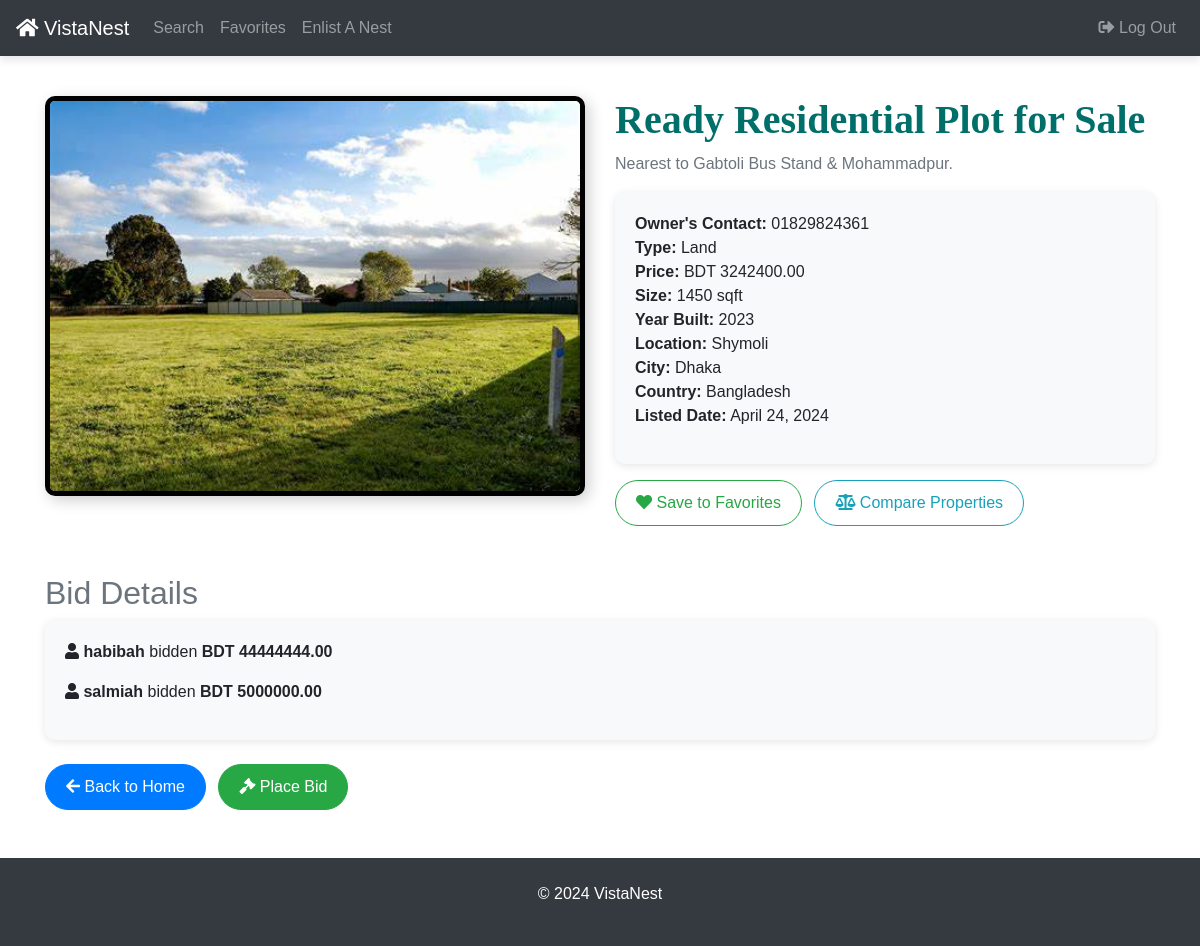
Page /details/16 on the committed database.
### platforms/models.py (models this page shows, shortened)
class Platform(models.Model):
    property_type_choices = [
        ('Residential', 'Residential'),
        ('Commercial', 'Commercial'),
        ('Land', 'Land'),
        ('Industrial', 'Industrial'),
        ('Special Purpose', 'Special Purpose')
    ]
    owner_contact_number = models.CharField(max_length=15, blank=True, null=True)
    title = models.CharField(max_length=100)
    description = models.TextField(default="This Property is mindblowing!")
    property_type = models.CharField(max_length=20, choices=property_type_choices)
    price = models.DecimalField(max_digits=10, decimal_places=2)
    size_sqft = models.PositiveIntegerField()
    year_built = models.PositiveIntegerField()
    location = models.CharField(max_length=100)
    city = models.CharField(max_length=50)
    country = models.CharField(max_length=50)
    listed_date = models.DateField(auto_now_add=True)
    image = models.ImageField(upload_to='platform_image/', blank=True, null=True, default='platform_image/houses.png')

class Bid(models.Model):
    user = models.ForeignKey(User, on_delete=models.CASCADE)
    property = models.ForeignKey(Platform, on_delete=models.CASCADE, related_name='bids')
    amount = models.DecimalField(max_digits=10, decimal_places=2)
    bid_status = models.CharField(max_length=20, choices=[
        ('Pending', 'Pending'),
        ('Accepted', 'Accepted'),
        ('Rejected', 'Rejected')
    ], default='Pending')
    date_placed = models.DateTimeField(auto_now_add=True)

### mysite/views.py (the view)
# urls.py: path('details/<int:property_id>', views.details, name='details'),
def details(request, property_id):
    platform = get_object_or_404(Platform, pk=property_id)
    bids = platform.bids.all().select_related('user')
    return render(request, 'details.html', {
    "platform": platform,  'bids': bids,
  })

### templates/details.html (shortened to what this page needs)
<!DOCTYPE html>
<html lang="en">
<head>
    <link rel="stylesheet" href="https://cdn.jsdelivr.net/npm/bootstrap@4.3.1/dist/css/bootstrap.min.css">
    <link rel="stylesheet" href="https://cdnjs.cloudflare.com/ajax/libs/font-awesome/5.15.4/css/all.min.css">
</head>
<body>
    <nav class="navbar navbar-expand-md navbar-dark bg-dark fixed-top">
       <a class="navbar-brand text-white" href="{% url 'home' %}">
             <i class="fas fa-home text-white"></i> VistaNest
        </a>
        <div class="collapse navbar-collapse" id="navbarNav">
            <ul class="navbar-nav">
                <li class="nav-item"><a class="nav-link" href="{% url 'search' %}">Search</a></li>
                <li class="nav-item"><a class="nav-link" href="{% url 'favorites' %}">Favorites</a></li>
                <li class="nav-item"><a class="nav-link" href="{% url 'add-platform' %}">Enlist A Nest</a></li>
            </ul>
            <ul class="navbar-nav ml-auto">
                <li class="nav-item">
                    <a href="{% url 'logout' %}" class="nav-link">
                        <i class="fas fa-sign-out-alt"></i> Log Out
                    </a>
                </li>
            </ul>
        </div>
    </nav>
    <div class="container mt-5 pt-5">
        <div class="row">
        <div class="col-md-6 text-center">
            {% if platform.image %}
                <img src="{{ platform.image.url }}" alt="Property Image" class="img-fluid property-image">
            {% else %}
            <div class="property-placeholder d-flex flex-column align-items-center justify-content-center">
                <i class="fas fa-home fa-7x text-muted"></i>
                <p class="mt-3 text-muted">Image not available</p>
            </div>
            {% endif %}
        </div>
            <div class="col-md-6">
            <h1 class="text-blue-teal custom-font"><b>{{ platform.title }}</b></h1>
                <p class="text-muted">{{ platform.description }}</p>
                <div class="info-section">
                    <ul class="list-unstyled">
                        <li><strong>Owner's Contact:</strong> {{ platform.owner_contact_number }}</li>
                        <li><strong>Type:</strong> {{ platform.property_type }}</li>
                        <li><strong>Price:</strong> BDT {{ platform.price }}</li>
                        <li><strong>Size:</strong> {{ platform.size_sqft }} sqft</li>
                        <li><strong>Year Built:</strong> {{ platform.year_built }}</li>
                        <li><strong>Location:</strong> {{ platform.location }}</li>
                        <li><strong>City:</strong> {{ platform.city }}</li>
                        <li><strong>Country:</strong> {{ platform.country }}</li>
                        <li><strong>Listed Date:</strong> {{ platform.listed_date }}</li>
                    </ul>
                </div><div class="mt-3">
    <a href="{% url 'add_to_favorites' platform.id %}" class="btn btn-outline-success btn-custom">
        <i class="fas fa-heart"></i> Save to Favorites
    </a>
  <a href="{% url 'compare_properties' %}?platform_id={{ platform.id }}" class="btn btn-outline-info btn-custom rounded-pill ml-2">
        <i class="fas fa-balance-scale"></i> Compare Properties
    </a>
</div>
            </div>
        </div>
        <div class="mt-5">
            <h2 class="text-secondary">Bid Details</h2>
            <div class="info-section">
                {% if bids %}
                    {% for bid in bids %}
                        <p><i class="fas fa-user"></i> <strong>{{ bid.user.username }}</strong> bidden <strong>BDT {{ bid.amount }}</strong></p>
                    {% endfor %}
                {% else %}
                    <p>No bids available yet. Be the first to place a bid!</p>
                {% endif %}
            </div>
        </div>
        <div class="mt-4">
            <a href="{% url 'home' %}" class="btn btn-primary btn-custom">
                <i class="fas fa-arrow-left"></i> Back to Home
            </a>
               <a href="{% url 'place_bid' platform.id %}" class="btn btn-success btn-custom ml-2">
        <i class="fas fa-gavel"></i> Place Bid
    </a>
        </div>
    </div>
    <footer class="text-center py-4 mt-5">
        <div class="container">
            <p>&copy; 2024 VistaNest</p>
        </div>
    </footer>
</body>
</html>

### templates/details.html (style rules this page uses)
body { font-family: 'Arial', sans-serif; }
.navbar { box-shadow: 0 4px 8px rgba(0, 0, 0, 0.1); }
.text-blue-teal { color: #006f6a; }
.custom-font { font-family: 'Garamond', Serif; }
.navbar-brand i { color: #ffc107; }
.property-image { width: 100%; height: 400px; object-fit: cover; border-radius: 10px; border: 5px solid #000; box-shadow: 4px 4px 15px rgba(0, 0, 0, 0.2); }
.info-section { background-color: #f8f9fa; border-radius: 10px; padding: 20px; box-shadow: 0px 2px 8px rgba(0, 0, 0, 0.1); }
.btn-custom { border-radius: 30px; padding: 10px 20px; }
footer { background-color: #343a40; color: #fff; }

### rows in the picture
Platform: image (picture), title "Ready Residential Plot for Sale", description "Nearest to Gabtoli Bus Stand & Mohammadpur.", owner_contact_number "01829824361", property_type "Land", price "3242400.00", size_sqft "1450", year_built "2023", location "Shymoli", city "Dhaka", country "Bangladesh", listed_date "April 24, 2024"
Bid: user.username "habibah", amount "44444444.00"
Bid: user.username "salmiah", amount "5000000.00"
